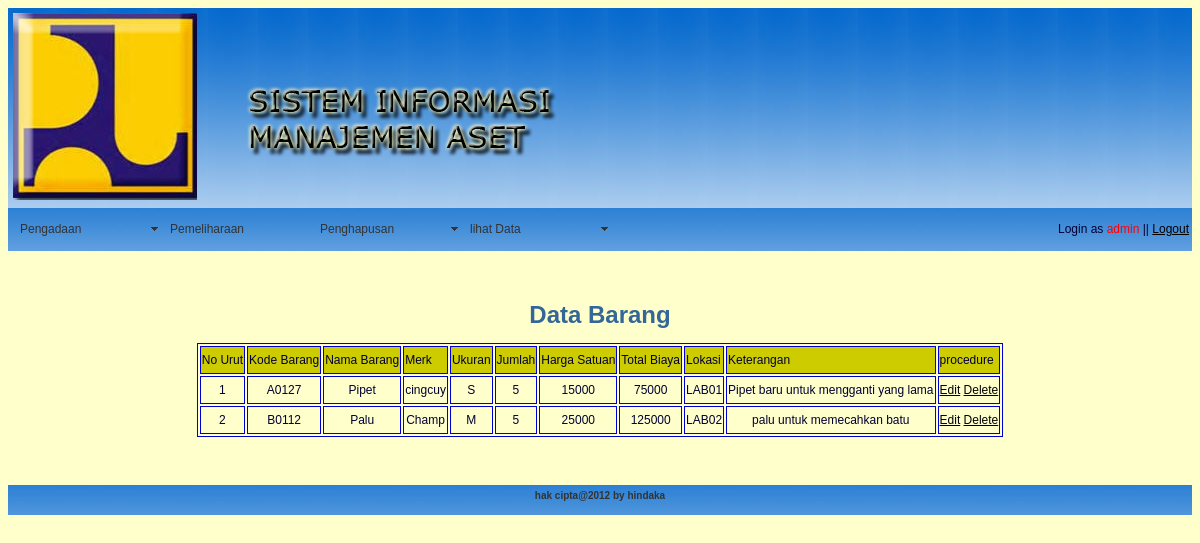
The app's page /lihat_data_barang.php (signed in) with its own data.
### tables this page shows
CREATE TABLE IF NOT EXISTS `barang` (
  `id_brg` int(11) DEFAULT NULL,
  `kode_brg` varchar(5) NOT NULL,
  `nama_brg` varchar(50) NOT NULL,
  `merk` varchar(30) NOT NULL,
  `ukuran` varchar(15) NOT NULL,
  `jumlah` int(5) NOT NULL,
  `harga_satuan` int(11) NOT NULL,
  `total_biaya` int(11) NOT NULL,
  `keterangan_brg` text,
  `status_brg` enum('Y','T') DEFAULT 'T',
  `kode_ruang` varchar(5) NOT NULL,
  PRIMARY KEY (`kode_brg`),
  KEY `kode_ruang` (`kode_ruang`)
);

### lihat_data_barang.php (the view, shortened to what this page needs)
<?php
include('procedure.php');
?>
<!DOCTYPE html PUBLIC "-//W3C//DTD XHTML 1.0 Transitional//EN" "http://www.w3.org/TR/xhtml1/DTD/xhtml1-transitional.dtd">
<html xmlns="http://www.w3.org/1999/xhtml">
<head>
<link href="style/Level3_3.css" rel="stylesheet" type="text/css" />
<link href="SpryAssets/SpryMenuBarHorizontal.css" rel="stylesheet" type="text/css">
</head>
<body>
<div class="header">
	<div id="logo">
    	<div id="tulis"></div>
    </div>
</div>
<div class="nav">
    	<table border="0" width="100%">
        	<tr>
           	  <td><?php echo menu_navigasi(); ?></td>
   			  <td align="right">Login as <font color="#FF0000"><?php echo $_SESSION['username']; ?></font> || <a href="logout.php">Logout</a></td>
            </tr>
        </table>
</div>
<div>
    	<div>
        <p>&nbsp;</p>
        <h1 align="center">Data Barang</h1>
         <?php
			$sql="select * from barang where status_brg='T'";
			$res=mysql_query($sql);
			$banyakrecord=mysql_num_rows($res);
			if($banyakrecord>0){
		?>
        <table border="1" bordercolor="#0000CC" align="center">
        	<tr bgcolor="#CCCC00">
            	<td>No Urut</td>
            	<td>Kode Barang</td>
            	<td>Nama Barang</td>
                <td>Merk</td>
                <td>Ukuran</td>
                <td>Jumlah</td>
				<td>Harga Satuan</td>
                <td>Total Biaya</td>
                <td>Lokasi</td>
                <td>Keterangan</td>
                <td>procedure</td>
            </tr>
            <?php
			$i=0;
			 while($data=mysql_fetch_array($res)){
				 $i++;
			 ?>
            <tr align="center">
            	<td><?php echo $i; ?></td>
				<td><?php echo $data['kode_brg']; ?></td>
            	<td><?php echo $data['nama_brg']; ?></td>
                <td><?php echo $data['merk']; ?></td>
                <td><?php echo $data['ukuran']; ?></td>
                <td><?php echo $data['jumlah']; ?></td>
				<td><?php echo $data['harga_satuan']; ?></td>
                <td><?php echo $data['total_biaya']; ?></td>
                <td><?php echo $data['kode_ruang']; ?></td>
                <td><?php echo $data['keterangan_brg']; ?></td>
                <td>
					<a href="" onclick="window.open('edit_barang.php','EDIT DATA BARANG','width=400,height=500')">Edit</a>&nbsp;<a href="" onclick="window.open('del_barang.php','HAPUS BARANG','width=300,height=300')">Delete</a>
                </td>
            </tr>
            <?php
		 }
		 ?>
        </table>
                <?php
			}
			?>
     <p>&nbsp;</p>
  </div>
</div>
<div class="footer"><?php echo footer(); ?></div>
</body>
</html>

### procedure.php (shortened to what this page needs)
<?php
	function menu_navigasi(){
		?>
          <ul id="MenuBar1" class="MenuBarHorizontal">
          <li><a class="MenuBarItemSubmenu" href="#">Pengadaan</a>
          </li>
          <li><a href="pemeliharaan.php">Pemeliharaan</a></li>
          <li><a class="MenuBarItemSubmenu" href="#">Penghapusan</a>
          </li>
          <li><a class="MenuBarItemSubmenu" href="#">lihat Data</a>
          </li>
        </ul>
<?php
	}
	function footer(){
	?>
    	<center>hak cipta@2012 by hindaka</center>
     <?php
	}
?>

### style/Level3_3.css (style rules this page uses)
body { background-color: #FFFFCC; font-family: Verdana, Arial, Helvetica, sans-serif; font-size: 12px; line-height: 24px; color: #336699; }
td, th { font-family: Verdana, Arial, Helvetica, sans-serif; font-size: 12px; line-height: 24px; color: #003; }
a { font-size: 12px; color: #000; }
.header { font-family: Verdana, Arial, Helvetica, sans-serif; font-size: 20px; color: #FFFF33; height: 200px; width: auto; background-image: url(../image/header.jpg); }
#logo { background-image: url(../image/logo.png); background-repeat: no-repeat; background-position: 5px 5px; height: 200px; width: 200px; }
#tulis { background-image:url(../image/SIMS.png); background-repeat:no-repeat; background-position: 220px 15px; height: 200px; width: 800px; }
.nav { font-family: Verdana, Arial, Helvetica, sans-serif; font-size: 12px; font-weight: normal; height: 43px; width: auto; background-color: #0C0; background-image: url(../image/menu_bar.jpg); }
.footer { font-family: Arial, Helvetica, sans-serif; font-size: 10px; font-weight: bold; line-height: 22px; color: #333333; height: 30px; background-image:url(../image/menu_bar.jpg); }

### SpryAssets/SpryMenuBarHorizontal.css (style rules this page uses)
ul.MenuBarHorizontal { margin: 0; padding: 0; list-style-type: none; font-size: 12px; cursor: default; width: auto; }
ul.MenuBarHorizontal li { margin: 0; padding: 0; list-style-type: none; font-size: 12px; position: relative; text-align: left; cursor: pointer; width: 150px; float: left; }
ul.MenuBarHorizontal a { display: block; cursor: pointer; padding: 0.5em 0.75em; color: #333; text-decoration: none; }
ul.MenuBarHorizontal a.MenuBarItemSubmenu { background-image: url(SpryMenuBarDown.gif); background-repeat: no-repeat; background-position: 98% 50%; }

### records on screen
barang: kode_brg "A0127", nama_brg "Pipet", merk "cingcuy", ukuran "S", jumlah "5", harga_satuan "15000", total_biaya "75000", kode_ruang "LAB01", keterangan_brg "Pipet baru untuk mengganti yang lama"
barang: kode_brg "B0112", nama_brg "Palu", merk "Champ", ukuran "M", jumlah "5", harga_satuan "25000", total_biaya "125000", kode_ruang "LAB02", keterangan_brg "palu untuk memecahkan batu"

### other values on screen
$_SESSION['username'] "admin"
